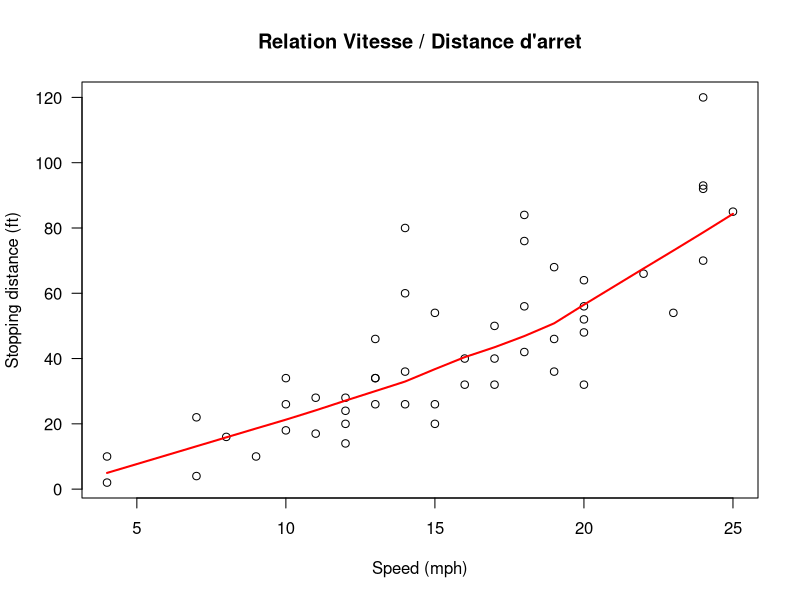
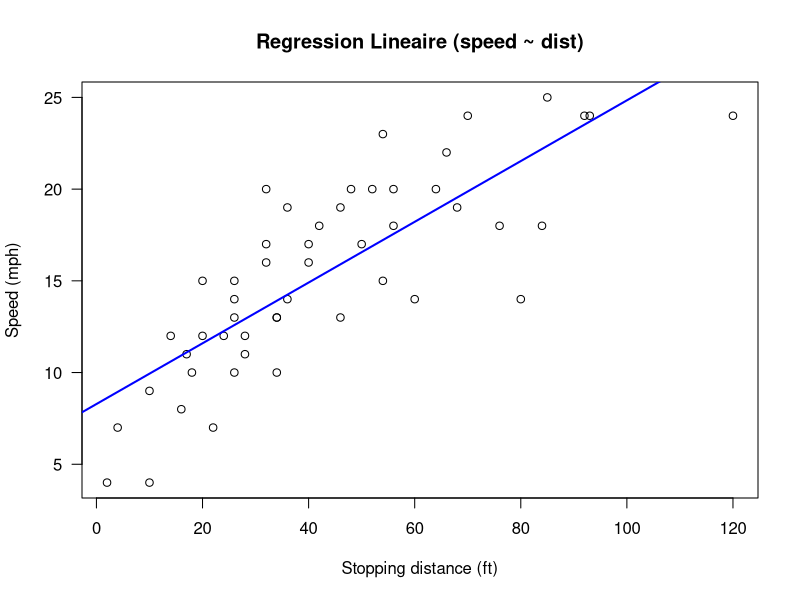
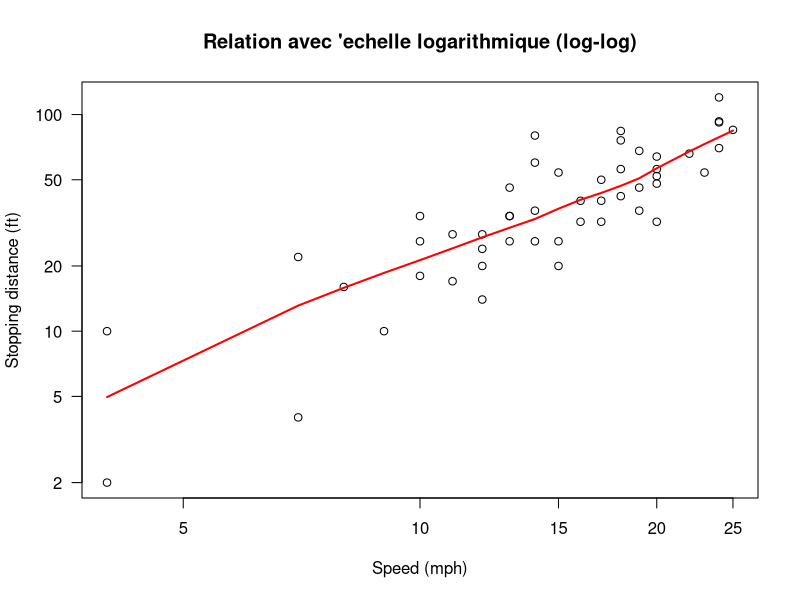
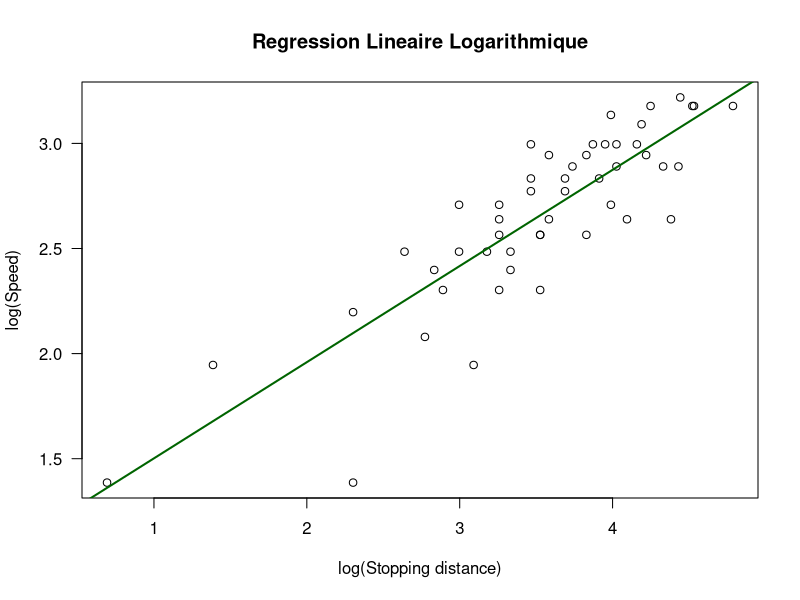
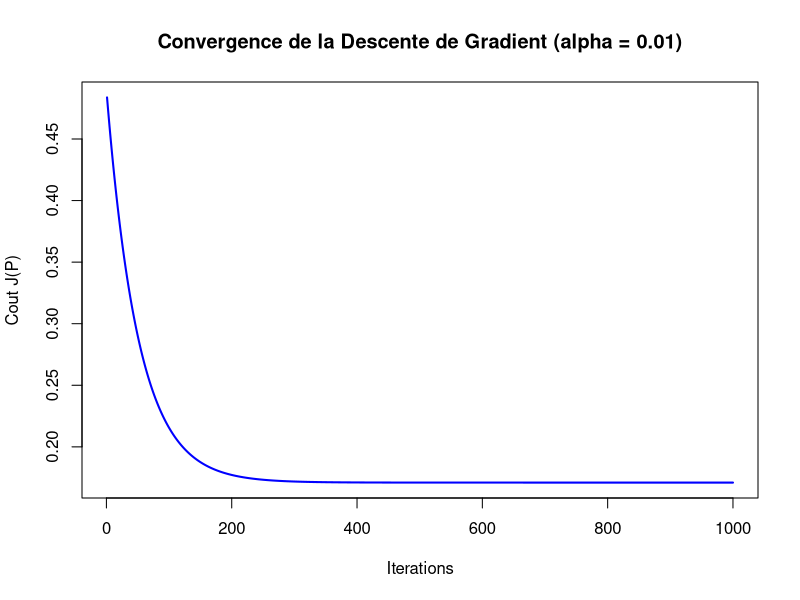
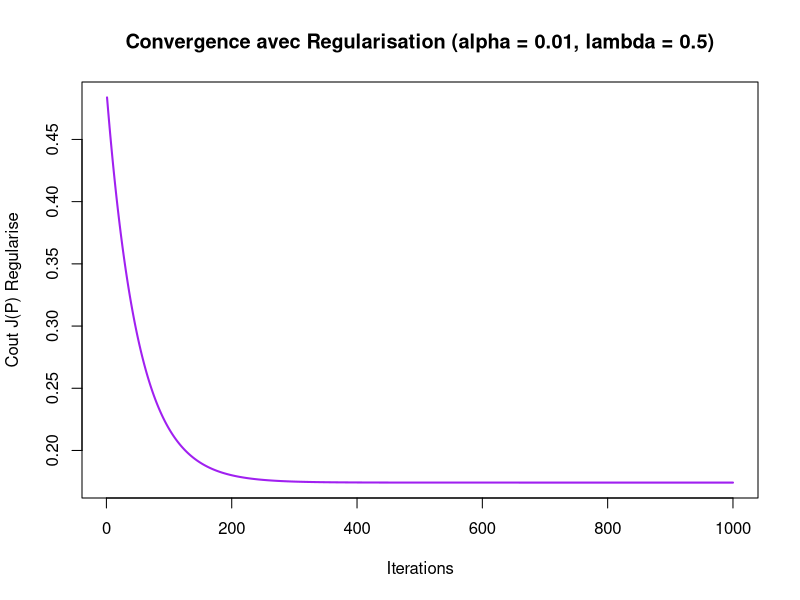
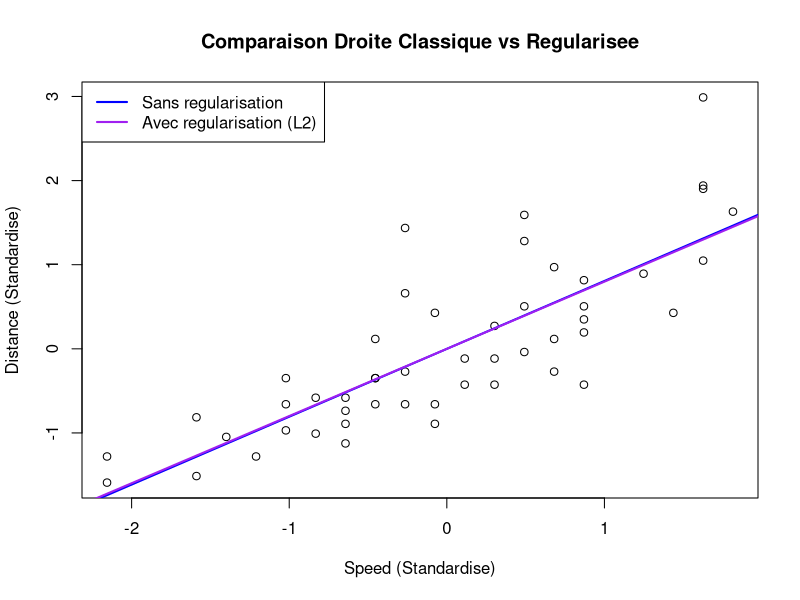

Here is the R script that generated these plots, in order:
##############################################################################
# TP 4 : Regression Lineaire et Descente de Gradient
# Dataset : cars
##############################################################################

# --- Dossier de travail et creation des dossiers ---
try({
  setwd("c:/Users/s/BDM/TP4/TP4_Regression")
}, silent = TRUE)

if (!dir.exists("results")) dir.create("results", recursive = TRUE)

# --- Activation du Logging ---
log_file <- "results/log_tp4.txt"
sink(log_file, append = FALSE, split = TRUE)

cat("\n[LOG] Analyse TP4 lancee le :", as.character(Sys.time()), "\n")
cat("[LOG] Dossier de travail :", getwd(), "\n")

# Chargement du dataset
data(cars)
cat("\n======================================================\n")
cat("   EXERCICE 1 : REGRESSION LINEAIRE SIMPLE\n")
cat("======================================================\n\n")

cat("--- Dimensions et Resume du dataset 'cars' ---\n")
print(dim(cars))
print(summary(cars))
print(str(cars))

# Sauvegarde des donnees pour reference
write.csv(cars, "results/cars_data.csv", row.names = FALSE)

# --- 1. Visualisation du nuage de points ---
png("results/1_nuage_points_original.png", width = 800, height = 600)
plot(cars, xlab = "Speed (mph)", ylab = "Stopping distance (ft)", las = 1,
     main = "Relation Vitesse / Distance d'arret")
lines(lowess(cars$speed, cars$dist, f = 2/3, iter = 3), col = "red", lwd = 2)
dev.off()
cat("[SAVE] 1_nuage_points_original.png genere\n")

# --- 3. Regression lineaire simple ---
cat("\n--- Regression Lineaire: speed ~ dist ---\n")
reg <- lm(speed ~ dist, data = cars)
print(summary(reg))

png("results/2_regression_lineaire.png", width = 800, height = 600)
plot(cars$dist, cars$speed, xlab = "Stopping distance (ft)", ylab = "Speed (mph)", las = 1,
     main = "Regression Lineaire (speed ~ dist)")
abline(reg, col = "blue", lwd = 2)
dev.off()
cat("[SAVE] 2_regression_lineaire.png genere\n")

# --- 5 & 6. Transformation logarithmique ---
cat("\n--- Transformation Logarithmique ---\n")
png("results/3_nuage_points_log.png", width = 800, height = 600)
plot(cars, xlab = "Speed (mph)", ylab = "Stopping distance (ft)", las = 1, log = "xy",
     main = "Relation avec \'echelle logarithmique (log-log)")
lines(lowess(cars$speed, cars$dist, f = 2/3, iter = 3), col = "red", lwd = 2)
dev.off()
cat("[SAVE] 3_nuage_points_log.png genere\n")

# --- 7. Regression lineaire sur donnees log ---
cat("\n--- Regression Lineaire Log: log(speed) ~ log(dist) ---\n")
reg_log <- lm(log(speed) ~ log(dist), data = cars)
print(summary(reg_log))

png("results/4_regression_log.png", width = 800, height = 600)
plot(log(cars$dist), log(cars$speed), xlab = "log(Stopping distance)", ylab = "log(Speed)", las = 1,
     main = "Regression Lineaire Logarithmique")
abline(reg_log, col = "darkgreen", lwd = 2)
dev.off()
cat("[SAVE] 4_regression_log.png genere\n")

cat("\n======================================================\n")
cat("   EXERCICE 2 : DESCENTE DE GRADIENT\n")
cat("======================================================\n\n")

# Definition des variables
X <- cars$speed  # On choisit Speed = X (car on cherche generalement a predire dist a partir de speed, ou inversement, l'enonce considere X)
y <- cars$dist   # On choisit Dist = Y

# Standardisation OBLIGATOIRE des donnees car alpha = 0.01 est trop grand
# pour des donnees allant jusqu'a 120 (cela va diverger instantanement).
# On standardise X et y pour que la descente de gradient converge avec alpha=0.01
X_scaled <- as.numeric(scale(X))
y_scaled <- as.numeric(scale(y))
m <- length(y_scaled)

cat("Attention: Pour eviter la divergence de l'algorithme avec alpha=0.01,\n")
cat("les donnees X (speed) et Y (dist) ont ete standardisees (moyenne=0, ecart-type=1).\n\n")

# --- 1. Implementation de la descente de gradient ---
alpha <- 0.01
iterations <- 1000

# Parametres initiaux
p0 <- 0
p1 <- 0

# Stockage pour l'historique
cout_historique <- numeric(iterations)
p0_historique <- numeric(iterations)
p1_historique <- numeric(iterations)

# Fonction de cout J(P)
calcul_cout <- function(X, y, p0, p1) {
  hypothese <- p0 + p1 * X
  (1 / (2 * m)) * sum((hypothese - y)^2)
}

cat("--- Execution de la Descente de Gradient (classique) ---\n")
for (i in 1:iterations) {
  # Calcul de l'hypothese h(x)
  h <- p0 + p1 * X_scaled
  
  # Calcul des gradients (derivees partielles)
  grad_p0 <- (1 / m) * sum(h - y_scaled)
  grad_p1 <- (1 / m) * sum((h - y_scaled) * X_scaled)
  
  # Mise a jour des poids
  p0 <- p0 - alpha * grad_p0
  p1 <- p1 - alpha * grad_p1
  
  # Sauvegarde de l'historique
  cout_historique[i] <- calcul_cout(X_scaled, y_scaled, p0, p1)
  p0_historique[i] <- p0
  p1_historique[i] <- p1
}

cout_minimal <- cout_historique[iterations]
cat("Meilleurs parametres trouves : p0 (intercept) = ", p0, ", p1 (slope) = ", p1, "\n")
cat("Cout minimal atteint : ", cout_minimal, "\n")

# Trace de la convergence (Exercice 2.2)
png("results/5_convergence_gradient.png", width = 800, height = 600)
plot(1:iterations, cout_historique, type = "l", col = "blue", lwd = 2,
     xlab = "Iterations", ylab = "Cout J(P)",
     main = "Convergence de la Descente de Gradient (alpha = 0.01)")
dev.off()
cat("[SAVE] 5_convergence_gradient.png genere\n")

# Comparaison avec lm() sur les donnees standardisees
lm_check <- lm(y_scaled ~ X_scaled)
cat("\nVerification (Verification avec lm() sur donnees scalees):\n")
print(coef(lm_check))


# --- 4. Descente de Gradient avec Regularisation (Penalite) ---
cat("\n--- Descente de Gradient avec Regularisation (L2 - Ridge) ---\n")

# On definit un parametre de regularisation lambda
lambda <- 0.5 

p0_reg <- 0
p1_reg <- 0
cout_historique_reg <- numeric(iterations)

calcul_cout_reg <- function(X, y, p0, p1, lambda) {
  hypothese <- p0 + p1 * X
  (1 / (2 * m)) * sum((hypothese - y)^2) + (lambda / (2 * m)) * sum(p1^2)
}

for (i in 1:iterations) {
  h <- p0_reg + p1_reg * X_scaled
  
  # Le gradient de l'intercept p0 n'est generalement PAS regularise
  grad_p0 <- (1 / m) * sum(h - y_scaled)
  
  # Le gradient de p1 est regularise (ajout de la derivee de la penalite)
  grad_p1 <- (1 / m) * sum((h - y_scaled) * X_scaled) + (lambda / m) * p1_reg
  
  p0_reg <- p0_reg - alpha * grad_p0
  p1_reg <- p1_reg - alpha * grad_p1
  
  cout_historique_reg[i] <- calcul_cout_reg(X_scaled, y_scaled, p0_reg, p1_reg, lambda)
}

cout_minimal_reg <- cout_historique_reg[iterations]
cat("Nouveaux parametres (L2, lambda=", lambda, ") : p0 = ", p0_reg, ", p1 = ", p1_reg, "\n")
cat("Remarque: La pente (p1) est plus petite en valeur absolue (shrinkage).\n")

# Affichage de la convergence avec regularisation
png("results/6_convergence_regularisation.png", width = 800, height = 600)
plot(1:iterations, cout_historique_reg, type = "l", col = "purple", lwd = 2,
     xlab = "Iterations", ylab = "Cout J(P) Regularise",
     main = "Convergence avec Regularisation (alpha = 0.01, lambda = 0.5)")
dev.off()
cat("[SAVE] 6_convergence_regularisation.png genere\n")

# Trace comparatif des deux droites sur le scatter plot
png("results/7_comparaison_droites.png", width = 800, height = 600)
plot(X_scaled, y_scaled, xlab = "Speed (Standardise)", ylab = "Distance (Standardise)",
     main = "Comparaison Droite Classique vs Regularisee")
abline(a = p0, b = p1, col = "blue", lwd = 2)          # Classique
abline(a = p0_reg, b = p1_reg, col = "purple", lwd = 2) # Regularisee
legend("topleft", legend = c("Sans regularisation", "Avec regularisation (L2)"),
       col = c("blue", "purple"), lwd = 2)
dev.off()
cat("[SAVE] 7_comparaison_droites.png genere\n")


cat("\n[LOG] Analyse TP4 terminee avec succes.\n")
sink()
